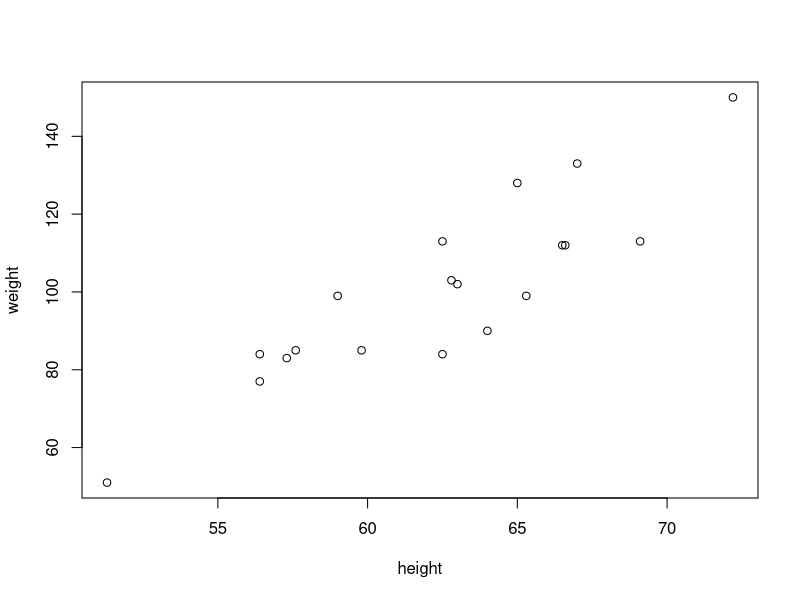
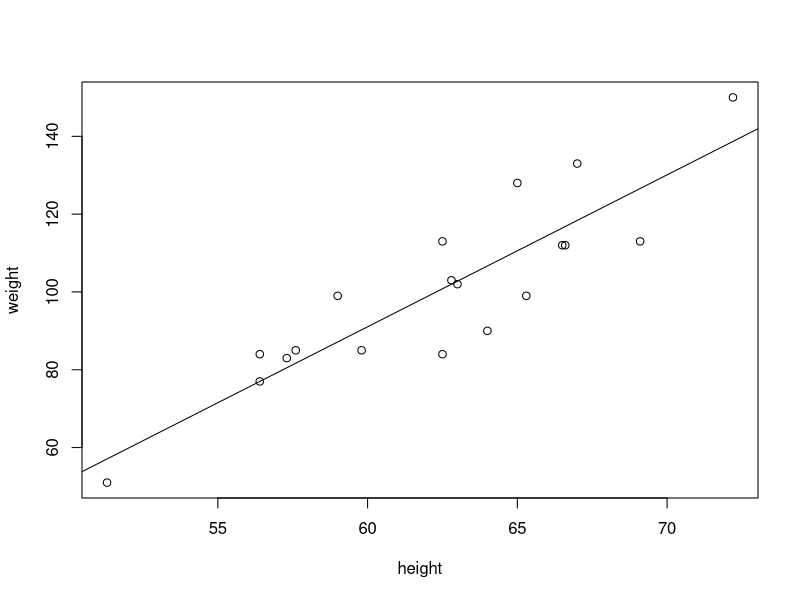

Generate these figures, in order, with R:
###############################################################
#Chapter      :   2 
#Algorithm    :   Linear Regression
# Description :   The following code fits a linear regression 
#                 model for a height weight sample of 19 students
###############################################################

#Height and weight vectors for 19 children

height <- c(69.1,56.4,65.3,62.8,63,57.3,59.8,62.5,62.5,59.0,51.3,64,56.4,66.5,72.2,65.0,67.0,57.6,66.6)

weight <- c(113,84,99,103,102,83,85,113,84,99,51,90,77,112,150,128,133,85,112)

plot(height,weight)
cor(height,weight)

#Fitting the linear model

model <- lm(weight ~ height) # weight = slope*weight + intercept

#get the intercept(b0) and the slope(b1) values
model

#check all attributes calculated by lm
attributes(model)

#getting only the intercept
model$coefficients[1] #or model$coefficients[[1]]

#getting only the slope
model$coefficients[2] #or model$coefficients[[2]]

#checking the residuals
residuals(model)

#predicting the weight for a given height, say 60 inches
model$coefficients[[2]]*50 + model$coefficients[[1]]

#detailed information about the model
summary(model)

#plot data points
plot(height,weight)

#draw the regression line
abline(model)

